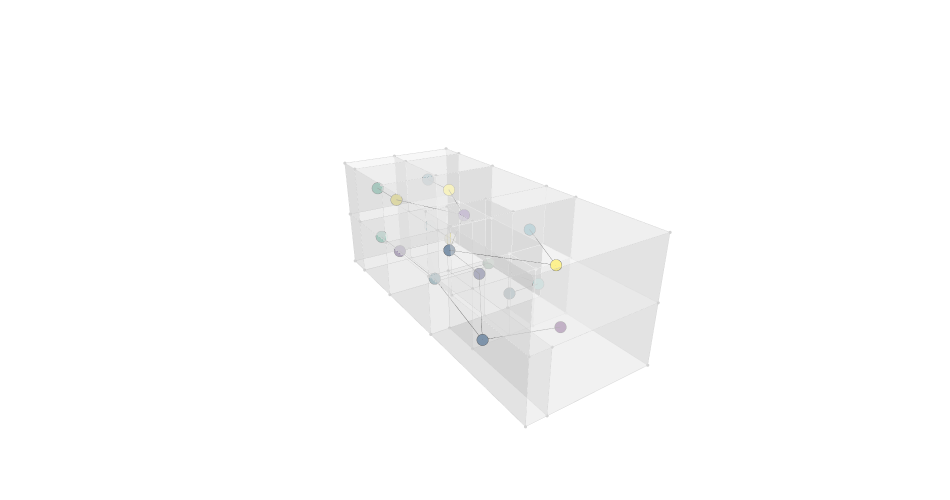

Here is the notebook cell this chart was saved with:
### Code cell
g = Graph.ByTopology(house, direct=False, directApertures=True)
graph_data = Plotly.DataByGraph(g, vertexSize=4, vertexGroupKey="label", vertexLabelKey="title", vertexGroups=[0,1,2,3,4,5,6,7,8,9,10])
bldg_data = Plotly.DataByTopology(house, faceOpacity=0.5, edgeColor="lightgrey", vertexColor="lightgrey")
# bldg_data = []
# graph_data = []
fig = Plotly.FigureByData(graph_data+bldg_data)
Plotly.Show(fig, renderer='jupyterlab')

### Figure 1 — Plotly figure (JSON) as saved in the notebook; plotly's stock layout.template omitted (floating-point values rounded to 4 significant figures; data arrays with more than 128 entries replaced by an {"elided": "..."} marker saying what was removed)
{"data": [{"hoverinfo": "text", "legendgroup": "4", "legendrank": 4, "marker": {"color": [4, 4, 2, 10, 3, 1, 3, 5, 10, 7, 0, 4, 6, 10, 4, 10, 6, 1, 4], "colorscale": [[0, "#440154"], [0.1111, "#482878"], [0.2222, "#3e4989"], [0.3333, "#31688e"], [0.4444, "#26828e"], [0.5556, "#1f9e89"], [0.6667, "#35b779"], [0.7778, "#6ece58"], [0.8889, "#b5de2b"], [1, "#fde725"]], "line": {"color": "black", "width": 0.5}, "size": 4, "symbol": "circle"}, "mode": "markers", "name": "Graph Vertices", "showlegend": false, "text": ["WC 3 (4)", "WC 1 (4)", "Stairs (2)", "Bedroom 3 (10)", "Corridor 2 (3)", "Living Room (1)", "Corridor 1 (3)", "Service (5)", "Office (10)", "Kitchen (7)", "Parking (0)", "WC 4 (4)", "Terrace 2 (6)", "Bedroom 1 (10)", "WC 2 (4)", "Bedroom 2 (10)", "Terrace (6)", "Living Room 2 (1)", "Dining Room (4)"], "type": "scatter3d", "x": [4.75, 3.7, 2, 3.25, 0.5, 1.5, 0.5, 5.45, 1.5, 4.75, 3.75, 4.75, 1.5, 4.75, 4.75, 4.75, 1.5, 3.25, 1.5], "y": [15.75, 6, 6, 2.5, 6, 13.25, 3.5, 6, 13.25, 9.25, 2.5, 6, 15.75, 13.25, 15.75, 13.25, 15.75, 9.25, 9.25], "z": [4.5, 1.5, 3, 4.5, 4.5, 1.5, 1.5, 1.5, 4.5, 1.5, 1.5, 4.5, 4.5, 1.5, 1.5, 4.5, 1.5, 4.5, 1.5]}, {"hoverinfo": "text", "legendgroup": "5", "legendrank": 5, "line": {"color": "black", "width": 1}, "mode": "lines", "name": "Graph Edges", "showlegend": false, "text": "", "type": "scatter3d", "x": [4.75, 4.75, null, 3.7, 5.45, null, 2, 0.5, null, 2, 0.5, null, 3.25, 4.75, null, 3.25, 0.5, null, 3.25, 0.5, null, 1.5, 1.5, null, 1.5, 4.75, null, 1.5, 1.5, null, 3.75, 0.5, null, 0.5, 1.5, null, 5.45, 4.75, null, 1.5, 1.5, null, 3.25, 1.5, null, 1.5, 4.75, null, 4.75, 4.75, null, 3.25, 4.75, null], "y": [13.25, 15.75, null, 6, 6, null, 6, 3.5, null, 6, 6, null, 2.5, 6, null, 2.5, 6, null, 9.25, 6, null, 13.25, 15.75, null, 13.25, 13.25, null, 9.25, 13.25, null, 2.5, 3.5, null, 3.5, 9.25, null, 6, 9.25, null, 13.25, 15.75, null, 9.25, 13.25, null, 9.25, 9.25, null, 13.25, 15.75, null, 9.25, 13.25, null], "z": [4.5, 4.5, null, 1.5, 1.5, null, 3, 1.5, null, 3, 4.5, null, 4.5, 4.5, null, 4.5, 4.5, null, 4.5, 4.5, null, 1.5, 1.5, null, 1.5, 1.5, null, 1.5, 1.5, null, 1.5, 1.5, null, 1.5, 1.5, null, 1.5, 1.5, null, 4.5, 4.5, null, 4.5, 4.5, null, 1.5, 1.5, null, 1.5, 1.5, null, 4.5, 4.5, null]}, {"hoverinfo": "text", "hovertext": "", "legendgroup": "1", "legendrank": 1, "marker": {"color": "lightgrey", "size": 1.1}, "mode": "markers", "name": "Topology Vertices", "showlegend": false, "text": "", "type": "scatter3d", "x": [1, 3, 4.4, 6.5, 6.5, 1, 3, 1, 4.4, 6.5, 6.5, 1, 1, 3, 3, 1, 3, 1, 3, 1, 4.4, 4.4, 6.5, 6.5, 0, 0, 0, 0, 0, 0, 6.5, 6.5, 0, 0, 3, 0, 3, 6.5, 3, 0, 6.5, 6.5, 0, 6.5, 0, 3, 0, 3, 0, 3, 6.5, 6.5, 6.5, 0, 3, 0, 3, 0, 3, 6.5, 6.5, 6.5], "y": [5, 5, 5, 5, 0, 0, 5, 5, 5, 5, 0, 0, 7, 7, 7, 7, 7, 7, 5, 5, 7, 7, 7, 7, 7, 0, 7, 0, 5, 5, 5, 0, 0, 11.5, 11.5, 11.5, 11.5, 11.5, 11.5, 11.5, 11.5, 7, 7, 11.5, 15, 15, 15, 15, 15, 15, 15, 15, 15, 16.5, 16.5, 16.5, 16.5, 16.5, 16.5, 16.5, 16.5, 16.5], "z": [0, 0, 0, 0, 0, 0, 3, 3, 3, 3, 3, 3, 0, 0, 3, 3, 6, 6, 6, 6, 0, 3, 0, 3, 0, 0, 3, 3, 3, 6, 6, 6, 6, 0, 0, 3, 3, 3, 6, 6, 6, 6, 6, 0, 0, 0, 3, 3, 6, 6, 3, 6, 0, 0, 0, 3, 3, 6, 6, 3, 6, 0]}, {"hoverinfo": "text", "legendgroup": "2", "legendrank": 2, "line": {"color": "lightgrey", "width": 1}, "marker": {"size": 0}, "mode": "lines", "name": "Topology Edges", "showlegend": false, "text": "", "type": "scatter3d", "x": {"elided": "393 float values"}, "y": {"elided": "393 float values"}, "z": {"elided": "393 int values"}}, {"cmax": 1, "cmin": 0, "color": "#FAFAFA", "colorscale": [[0, "#440154"], [0.1111, "#482878"], [0.2222, "#3e4989"], [0.3333, "#31688e"], [0.4444, "#26828e"], [0.5556, "#1f9e89"], [0.6667, "#35b779"], [0.7778, "#6ece58"], [0.8889, "#b5de2b"], [1, "#fde725"]], "flatshading": true, "hoverinfo": "text", "hovertext": "", "i": {"elided": "196 int values"}, "j": {"elided": "196 int values"}, "k": {"elided": "196 int values"}, "legendgroup": "3", "legendrank": 3, "lighting": {"facenormalsepsilon": 0}, "name": "Topology Faces", "opacity": 0.5, "showlegend": false, "showscale": false, "text": "", "type": "mesh3d", "x": [4.4, 6.5, 6.5, 1, 3, 1, 3, 1, 4.4, 6.5, 6.5, 1, 1, 3, 3, 1, 3, 1, 3, 1, 4.4, 4.4, 6.5, 6.5, 0, 0, 0, 0, 0, 0, 6.5, 6.5, 0, 3, 0, 3, 0, 6.5, 3, 0, 6.5, 6.5, 0, 6.5, 0, 3, 3, 0, 3, 0, 6.5, 6.5, 6.5, 0, 3, 3, 0, 3, 0, 6.5, 6.5, 6.5], "y": [5, 5, 0, 0, 5, 5, 5, 5, 5, 5, 0, 0, 7, 7, 7, 7, 7, 7, 5, 5, 7, 7, 7, 7, 0, 7, 7, 0, 5, 5, 5, 0, 0, 11.5, 11.5, 11.5, 11.5, 11.5, 11.5, 11.5, 11.5, 7, 7, 11.5, 15, 15, 15, 15, 15, 15, 15, 15, 15, 16.5, 16.5, 16.5, 16.5, 16.5, 16.5, 16.5, 16.5, 16.5], "z": [0, 0, 0, 0, 0, 0, 3, 3, 3, 3, 3, 3, 0, 0, 3, 3, 6, 6, 6, 6, 0, 3, 0, 3, 0, 0, 3, 3, 3, 6, 6, 6, 6, 0, 0, 3, 3, 3, 6, 6, 6, 6, 6, 0, 0, 0, 3, 3, 6, 6, 3, 6, 0, 0, 0, 3, 3, 6, 6, 3, 6, 0]}], "layout": {"autosize": true, "height": 500, "margin": {"b": 40, "l": 40, "r": 40, "t": 40}, "paper_bgcolor": "rgba(0, 0, 0, 0)", "plot_bgcolor": "rgba(0, 0, 0, 0)", "scene": {"aspectmode": "data", "aspectratio": {"x": 0.7529, "y": 1.911, "z": 0.695}, "camera": {"center": {"x": 0, "y": 0, "z": 0}, "eye": {"x": -1.346, "y": -2.06, "z": 1.095}, "projection": {"type": "perspective"}, "up": {"x": 0, "y": 0, "z": 1}}, "xaxis": {"type": "linear", "visible": false}, "yaxis": {"type": "linear", "visible": false}, "zaxis": {"type": "linear", "visible": false}}, "showlegend": true, "width": 950, "xaxis": {"showgrid": false, "visible": false, "zeroline": false}, "yaxis": {"showgrid": false, "visible": false, "zeroline": false}}}
